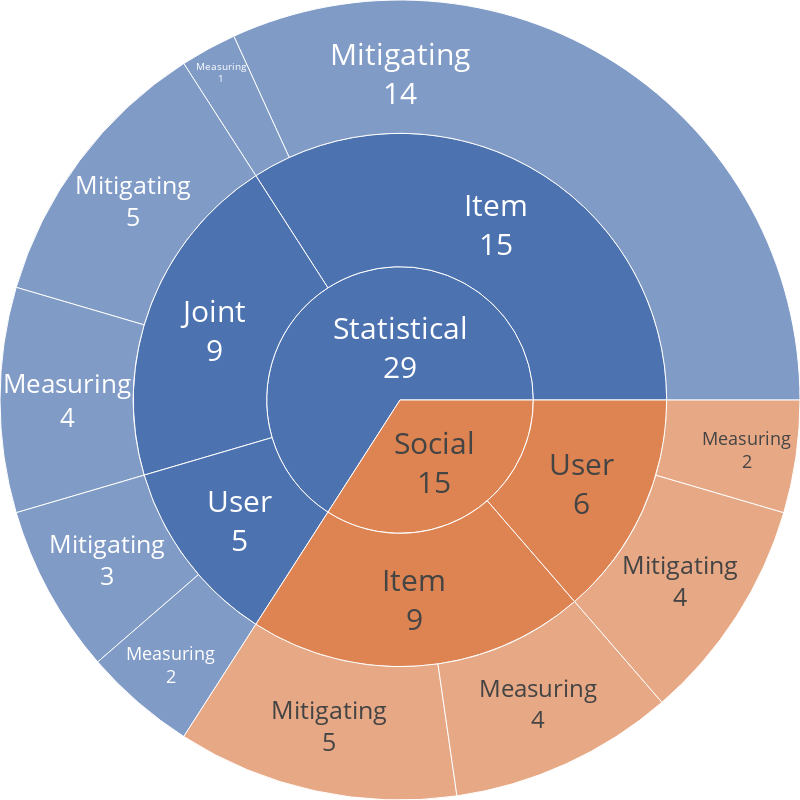

Source (notebook cell):
### Code cell
# plotly express figure
fig = px.sunburst(result, path=["Bias_type_reput", "Bias_perspective_reput", "Action"], values='Counts')
# fig.show()


# # plotly graph_objects figure
# fig =go.Figure(go.Sunburst(
#                 labels=fig1['data'][0]['labels'].tolist(),
#                 parents=fig1['data'][0]['parents'].tolist(),
#                 values = fig1['data'][0]['values'].tolist(),
#                 insidetextorientation='radial',
#                 branchvalues="total"),
                
#                 )
fig.update_layout(
    margin = dict(t=0, l=0, r=0, b=0),
)
# fig.update_layout(uniformtext=dict(minsize=1, mode='hide'),
#                    template = 'seaborn')



# fig.update_layout(
#     title=dict(text="Type of bias and action", font=dict(size=30), automargin=True, yref='paper', y=0)
# )



fig.update_layout(
   width=800, height=800
)
fig.update_traces(hoverinfo = 'label+percent parent', textinfo = 'label+value')
fig.update_traces(textfont=dict(size=30))


fig.update_traces(insidetextorientation='horizontal')
fig.show()


fig.write_image(save_loc+"per_bias.png")

### Figure 1 — Plotly figure (JSON) as saved in the notebook; plotly's stock layout.template omitted (floating-point values rounded to 4 significant figures)
{"data": [{"branchvalues": "total", "domain": {"x": [0, 1], "y": [0, 1]}, "hoverinfo": "label+percent parent", "hovertemplate": "labels=%{label}<br>Counts=%{value}<br>parent=%{parent}<br>id=%{id}<extra></extra>", "ids": ["Social/Item/Measuring", "Statistical/Item/Measuring", "Statistical/Joint/Measuring", "Social/User/Measuring", "Statistical/User/Measuring", "Social/Item/Mitigating", "Statistical/Item/Mitigating", "Statistical/Joint/Mitigating", "Social/User/Mitigating", "Statistical/User/Mitigating", "Social/Item", "Statistical/Item", "Statistical/Joint", "Social/User", "Statistical/User", "Social", "Statistical"], "insidetextorientation": "horizontal", "labels": ["Measuring", "Measuring", "Measuring", "Measuring", "Measuring", "Mitigating", "Mitigating", "Mitigating", "Mitigating", "Mitigating", "Item", "Item", "Joint", "User", "User", "Social", "Statistical"], "name": "", "parents": ["Social/Item", "Statistical/Item", "Statistical/Joint", "Social/User", "Statistical/User", "Social/Item", "Statistical/Item", "Statistical/Joint", "Social/User", "Statistical/User", "Social", "Statistical", "Statistical", "Social", "Statistical", "", ""], "textfont": {"size": 30}, "textinfo": "label+value", "type": "sunburst", "values": [4.0, 1.0, 4.0, 2.0, 2.0, 5.0, 14.0, 5.0, 4.0, 3.0, 9.0, 15.0, 9.0, 6.0, 5.0, 15.0, 29.0]}], "layout": {"height": 800, "legend": {"tracegroupgap": 0}, "margin": {"b": 0, "l": 0, "r": 0, "t": 0}, "width": 800}}
